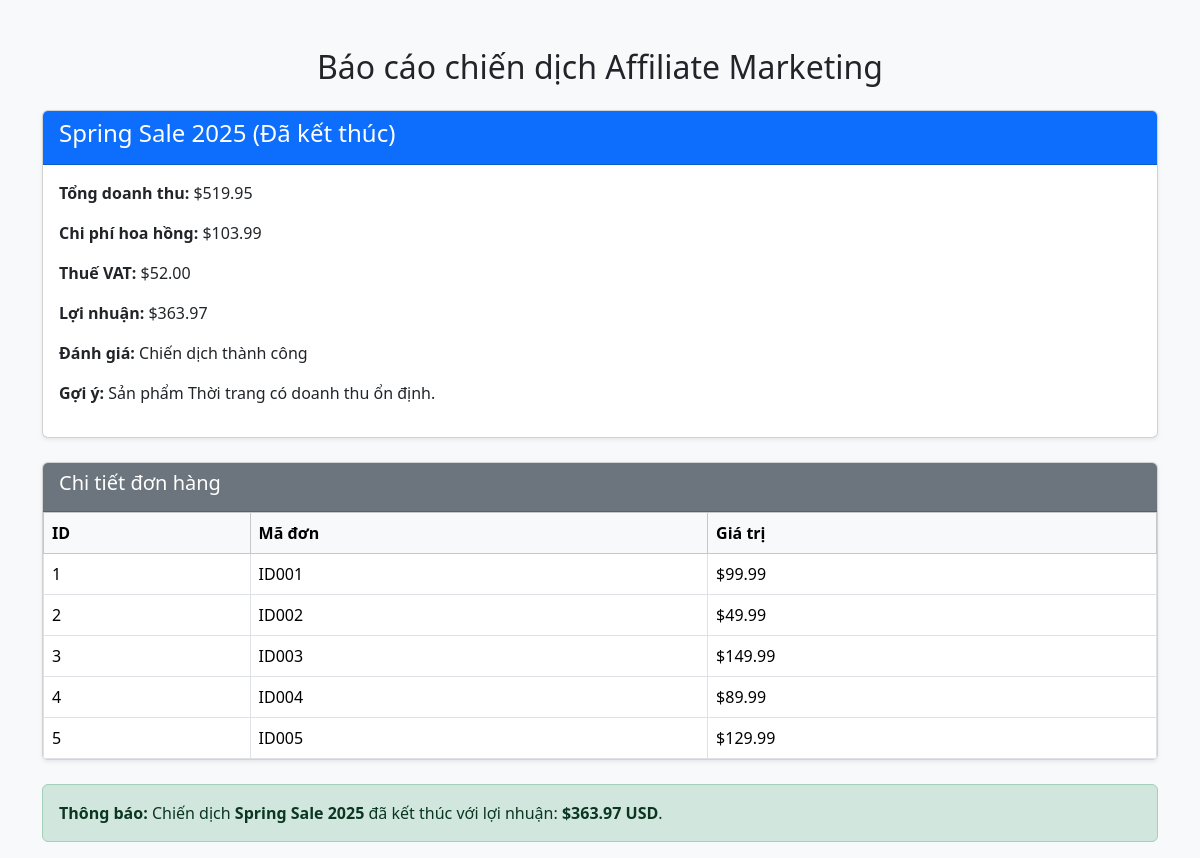
The app's page /Day_1/Affiliate_Marketing.php with its own data.
### tables this page shows
CREATE TABLE `don_hang` (
  `id` int NOT NULL,
  `id_chien_dich` int NOT NULL,
  `ma_don` varchar(50) NOT NULL,
  `gia_tri` float NOT NULL
);

### Day_1/Affiliate_Marketing.php (the view, shortened to what this page needs)
<?php
$host = "localhost";
$dbname = "affiliate_db1";
$username = "root";
$password = "";
$conn = new mysqli($host, $username, $password, $dbname);
$sql_campaign = "SELECT * FROM chiendich ORDER BY id DESC LIMIT 1";
$result = $conn->query($sql_campaign);
$campaign_data = null;
$order_list = [];
if ($result->num_rows > 0) {
     $chien_dich = $result->fetch_assoc();
     $ten_chien_dich = $chien_dich['ten_chien_dich'];
     $loai_san_pham = $chien_dich['loai_san_pham'];
     $trang_thai = (bool)$chien_dich['trang_thai'];
     $sql_orders = "SELECT * FROM don_hang WHERE id_chien_dich = " . $chien_dich['id'];
     $orders = $conn->query($sql_orders);
     $tong_doanh_thu = 0;
     while ($row = $orders->fetch_assoc()) {
          $tong_doanh_thu += (float)$row['gia_tri'];
          $order_list[] = $row;
     }
     $chi_phi_hoa_hong = $tong_doanh_thu * COMMISSION_RATE;
     $thue_vat = $tong_doanh_thu * VAT_RATE;
     $loi_nhuan = $tong_doanh_thu - $chi_phi_hoa_hong - $thue_vat;
     if ($loi_nhuan > 0) $danh_gia = "Chiến dịch thành công";
     elseif ($loi_nhuan == 0) $danh_gia = "Chiến dịch hòa vốn";
     else $danh_gia = "Chiến dịch thất bại";
     switch ($loai_san_pham) {
          case "Thời trang":
               $goi_y = "Sản phẩm Thời trang có doanh thu ổn định.";
               break;
     }
     $campaign_data = [
          "ten" => $ten_chien_dich,
          "trang_thai" => $trang_thai,
          "tong_doanh_thu" => $tong_doanh_thu,
          "hoa_hong" => $chi_phi_hoa_hong,
          "vat" => $thue_vat,
          "loi_nhuan" => $loi_nhuan,
          "danh_gia" => $danh_gia,
          "goi_y" => $goi_y
     ];
}
?>
<!DOCTYPE html>
<html lang="vi">
<head>
     <link href="https://cdn.jsdelivr.net/npm/bootstrap@5.3.3/dist/css/bootstrap.min.css" rel="stylesheet">
</head>
<body class="bg-light">
     <div class="container mt-5">
          <h2 class="mb-4 text-center">Báo cáo chiến dịch Affiliate Marketing</h2>
          <?php if ($campaign_data): ?>
               <div class="card mb-4 shadow-sm">
                    <div class="card-header bg-primary text-white">
                         <h4><?= $campaign_data["ten"] ?> (<?= $campaign_data["trang_thai"] ? "Đã kết thúc" : "Đang chạy" ?>)</h4>
                    </div>
                    <div class="card-body">
                         <p><strong>Tổng doanh thu:</strong> $<?= number_format($campaign_data["tong_doanh_thu"], 2) ?></p>
                         <p><strong>Chi phí hoa hồng:</strong> $<?= number_format($campaign_data["hoa_hong"], 2) ?></p>
                         <p><strong>Thuế VAT:</strong> $<?= number_format($campaign_data["vat"], 2) ?></p>
                         <p><strong>Lợi nhuận:</strong> $<?= number_format($campaign_data["loi_nhuan"], 2) ?></p>
                         <p><strong>Đánh giá:</strong> <?= $campaign_data["danh_gia"] ?></p>
                         <p><strong>Gợi ý:</strong> <?= $campaign_data["goi_y"] ?></p>
                    </div>
               </div>
               <div class="card shadow-sm">
                    <div class="card-header bg-secondary text-white">
                         <h5>Chi tiết đơn hàng</h5>
                    </div>
                    <div class="card-body p-0">
                         <table class="table table-bordered table-hover mb-0">
                              <thead class="table-light">
                                   <tr>
                                        <th>ID</th>
                                        <th>Mã đơn</th>
                                        <th>Giá trị</th>
                                   </tr>
                              </thead>
                              <tbody>
                                   <?php foreach ($order_list as $index => $order): ?>
                                        <tr>
                                             <td><?= $index + 1 ?></td>
                                             <td><?= $order['ma_don'] ?></td>
                                             <td>$<?= number_format($order['gia_tri'], 2) ?></td>
                                        </tr>
                                   <?php endforeach; ?>
                              </tbody>
                         </table>
                    </div>
               </div>
               <div class="alert alert-success mt-4">
                    <strong>Thông báo:</strong> Chiến dịch <strong><?= $campaign_data["ten"] ?></strong> đã <?= $campaign_data["trang_thai"] ? "kết thúc" : "chưa kết thúc" ?> với lợi nhuận: <strong>$<?= number_format($campaign_data["loi_nhuan"], 2) ?> USD</strong>.
               </div>
          <?php else: ?>
               <div class="alert alert-warning">Không có chiến dịch nào được tìm thấy trong cơ sở dữ liệu.</div>
          <?php endif; ?>
     </div>
</body>
</html>

### records on screen
don_hang: ma_don "ID001", gia_tri "99.99"
don_hang: ma_don "ID002", gia_tri "49.99"
don_hang: ma_don "ID003", gia_tri "149.99"
don_hang: ma_don "ID004", gia_tri "89.99"
don_hang: ma_don "ID005", gia_tri "129.99"

### other values on screen
$campaign_data["ten"] "Spring Sale 2025"
$campaign_data["tong_doanh_thu"] "519.95"
$campaign_data["hoa_hong"] "103.99"
$campaign_data["vat"] "52.00"
$campaign_data["loi_nhuan"] "363.97"
$campaign_data["danh_gia"] "Chiến dịch thành công"
$campaign_data["goi_y"] "Sản phẩm Thời trang có doanh thu ổn định."
